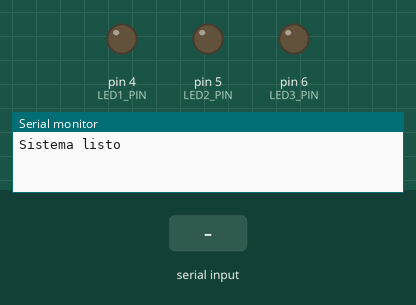
Recording of a sketch running on a simulated Arduino Uno, built with avr-gcc and run on an emulated ATmega328P. On the bench: output pins drawn as LEDs (lit = HIGH), the last lines printed to the serial monitor. The inputs (shaded band) are chosen by the test bench.

Above: at 1.2 s.
1.3 s: "1" received over the second serial link
At 1.6 s:
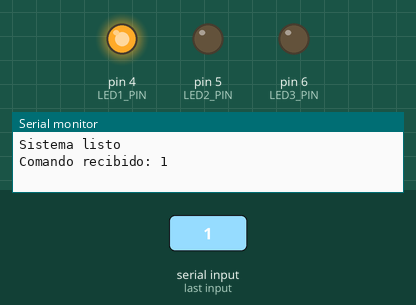
2.8 s: "3" received over the second serial link
At 4.0 s:
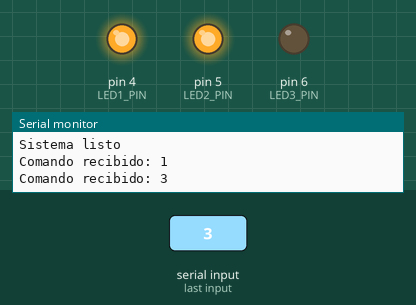
4.3 s: "2" received over the second serial link
At 5.1 s:
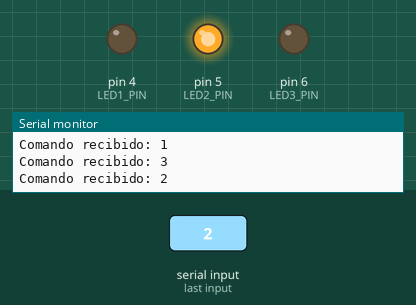
5.8 s: "5" received over the second serial link
At 6.2 s:
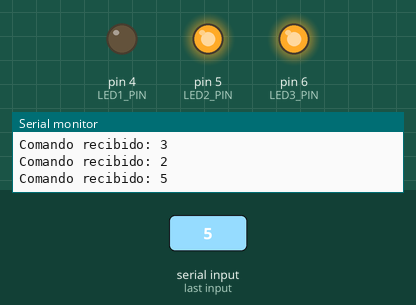
7.3 s: "4" received over the second serial link
At 8.5 s:
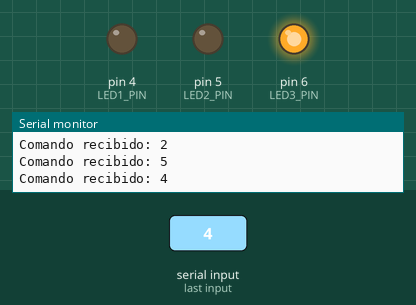
8.8 s: "0" received over the second serial link
At 9.7 s:
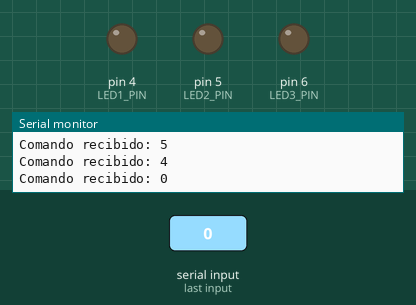
Timing chart, 0 to 11.3 s (numbered marks = the images above; inputs shaded):
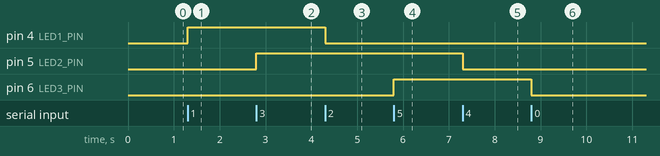

The sketch:

Sperezsemaforoapp.ino
```cpp
#include <SoftwareSerial.h>

// HC-05
// Arduino pin 10 = RX (recibe desde TX del HC-05)
// Arduino pin 11 = TX (envía hacia RX del HC-05)
SoftwareSerial BT(10, 11);

// LEDs
const int LED1_PIN = 4;   // Verde
const int LED2_PIN = 5;   // Amarillo
const int LED3_PIN = 6;   // Rojo

void setup() {
  pinMode(LED1_PIN, OUTPUT);
  pinMode(LED2_PIN, OUTPUT);
  pinMode(LED3_PIN, OUTPUT);

  digitalWrite(LED1_PIN, LOW);
  digitalWrite(LED2_PIN, LOW);
  digitalWrite(LED3_PIN, LOW);

  Serial.begin(9600);
  BT.begin(9600);

  Serial.println("Sistema listo");
}

void loop() {
  if (BT.available() > 0) {
    char cmd = BT.read();

    Serial.print("Comando recibido: ");
    Serial.println(cmd);

    switch (cmd) {
      case '0':
        digitalWrite(LED1_PIN, LOW);
        digitalWrite(LED2_PIN, LOW);
        digitalWrite(LED3_PIN, LOW);
        break;

      case '1':
        digitalWrite(LED1_PIN, HIGH);
        break;

      case '2':
        digitalWrite(LED1_PIN, LOW);
        break;

      case '3':
        digitalWrite(LED2_PIN, HIGH);
        break;

      case '4':
        digitalWrite(LED2_PIN, LOW);
        break;

      case '5':
        digitalWrite(LED3_PIN, HIGH);
        break;

      case '6':
        digitalWrite(LED3_PIN, LOW);
        break;
    }
  }
}
```

Measured:
- after the input at 1.3 s, pin 4 (LED1_PIN): LOW → HIGH at once
- after the input at 2.8 s, pin 5 (LED2_PIN): LOW → HIGH at once
- after the input at 4.3 s, pin 4 (LED1_PIN): HIGH → LOW at once
- after the input at 5.8 s, pin 6 (LED3_PIN): LOW → HIGH at once
- after the input at 7.3 s, pin 5 (LED2_PIN): HIGH → LOW at once
- after the input at 8.8 s, pin 6 (LED3_PIN): HIGH → LOW at once
